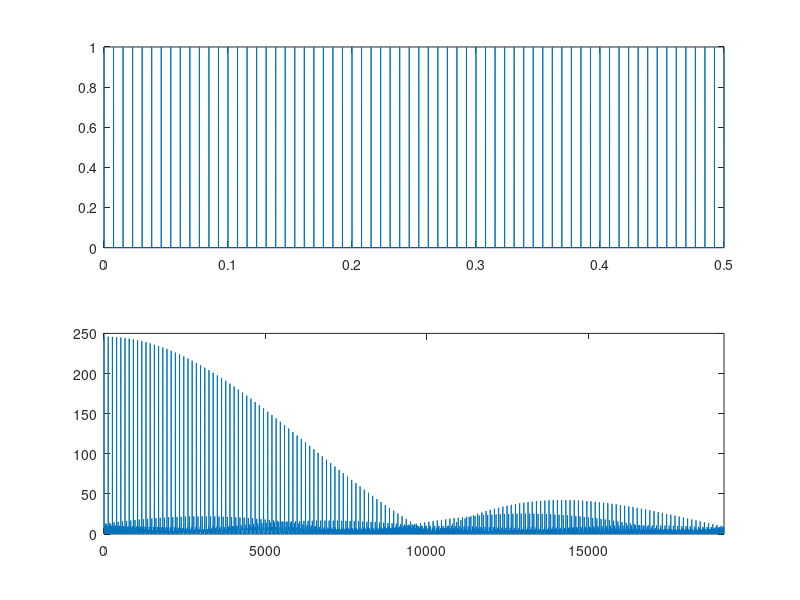

Here is the MATLAB script that generated this plot:
function sim_harmonic_test()
%UNTITLED Summary of this function goes here
%   Detailed explanation goes here
% tic
% [video,audio]=mmread('/Users/tengi/Desktop/SuperViewer/db/demo/neuro.avi',[],[0 1]);
% toc
% assignin('base','video',video);
% assignin('base','audio',audio);
fs=38.4*1000;
t=0:1/fs:0.5;

fpulse=130;


d=0:1/fpulse:0.5;

func='rectpuls';

puleswidth=100*10^-6;% 100 us


y=pulstran(t,d,func,puleswidth);
subplot(2,1,1)
plot(t,y);

subplot(2,1,2)
Y=fft(y);

A=Y(1:floor(length(y)/2));
f=linspace(0,fs/2,length(A));

plot(f,abs(A));
xlim([0 fs/2]);


end

